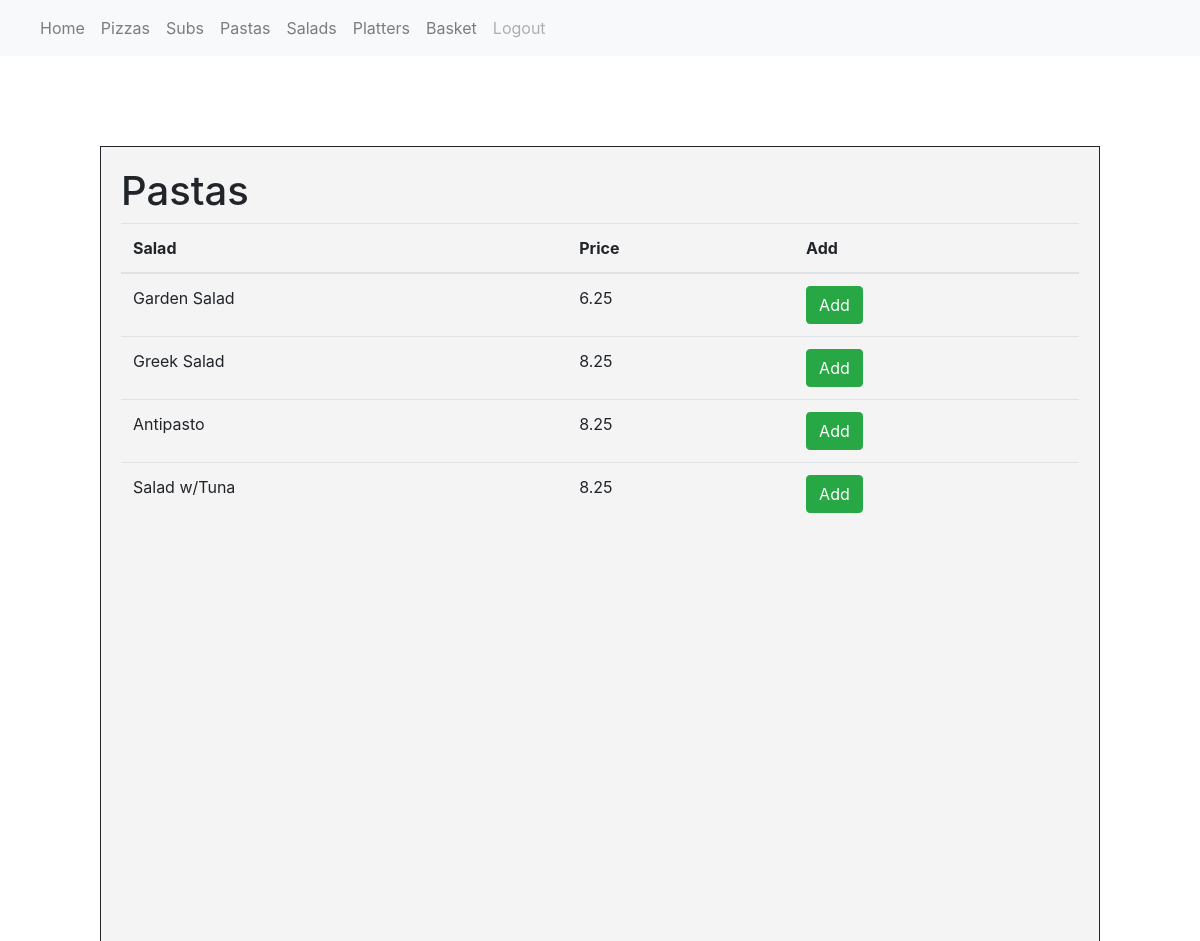
The app's page /salads with its own data.
### orders/models.py (models this page shows, shortened)
class Salad(models.Model):
    description = models.CharField(max_length=64)
    price = models.FloatField(max_length=8)

### orders/views.py (the view)
# urls.py: path("salads", views.salads, name="salads"),
def salads(request):
    Salads = Salad.objects.all()
    context = {
        "user": request.user,
        "Salads": Salads,
    }
    return render(request, "orders/salads.html", context)

### orders/templates/orders/salads.html (shortened to what this page needs)
{% extends "orders/base1.html" %}
{% block body %}
    <div class="menu-table">
        <h1>Pastas</h1>
        <table class="table table-hover">
            <thead>
                <tr>
                <th scope="col">Salad</th>
                <th scope="col">Price</th>
                <th scope="col">Add</th>
                </tr>
            </thead>
            <tbody>
            {% for salad in Salads %}
                <tr>
                <td>{{salad.description}}</td>
                <td>{{salad.price}}</td>
                <td><button type="button" class="btn btn-success pizza-button">Add</button></td>
                </tr>
            {% endfor %}
            </tbody>
        </table>
    </div>
{% endblock %}

### orders/static/orders/styles.css (style rules this page uses)
.menu-table { width: 1000px; height: 800px; background-color: rgba(244, 244, 245, 0.945); border-style: solid; border-width: 1px; padding: 20px; position:absolute; left:0; right:0; top:150px; bottom:0; margin:auto; max-width:100%; max-height:100%; overflow:auto; }

### records on screen
Salad: description "Garden Salad", price "6.25"
Salad: description "Greek Salad", price "8.25"
Salad: description "Antipasto", price "8.25"
Salad: description "Salad w/Tuna", price "8.25"
